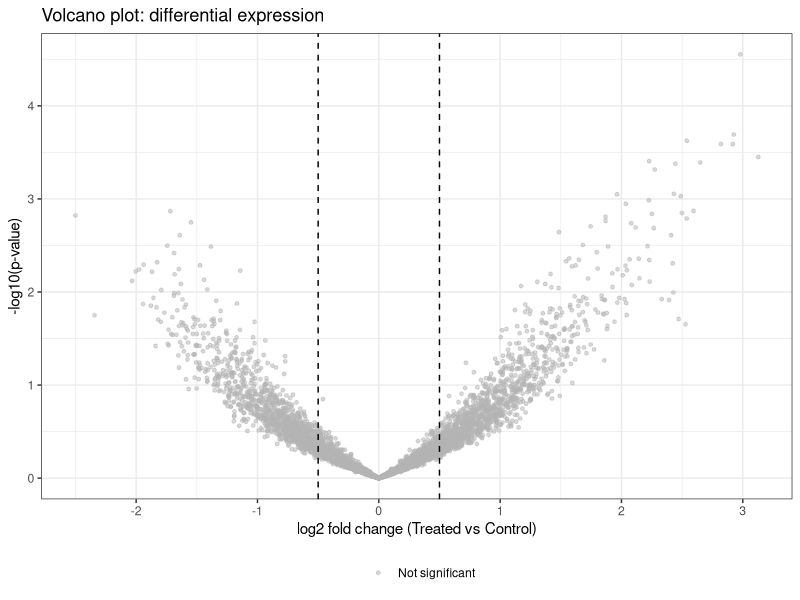
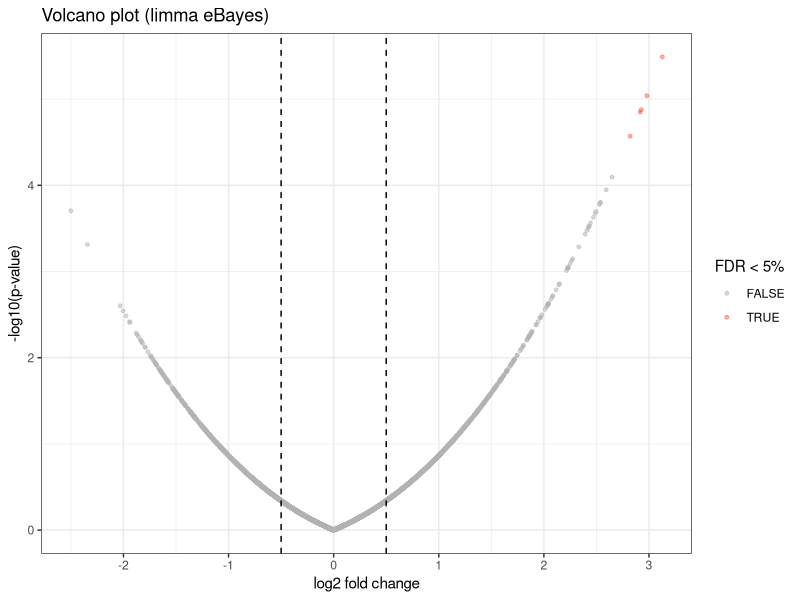

Recreate these plots in R, in order.
## ---- chunk 1
#| include: false
#| eval: true
library(tidyverse)
library(broom)
## ---- chunk 2
set.seed(2024)
n_genes   <- 5000
n_samples <- 20          # 10 treated, 10 control

# Simulate log2 expression (microarray-style for simplicity)
group <- factor(rep(c("Control", "Treated"), each = 10))

# ~200 genes truly DE with effect size 1 log2 unit
true_de     <- sample(n_genes, 200)
effect_size <- rep(0, n_genes)
effect_size[true_de] <- rnorm(200, mean = 1, sd = 0.5)

# Expression matrix: genes x samples
expr <- matrix(
  rnorm(n_genes * n_samples, mean = 8, sd = 1.5),
  nrow = n_genes
)
# Add treatment effect for DE genes
expr[true_de, group == "Treated"] <- expr[true_de, group == "Treated"] + effect_size[true_de]
rownames(expr) <- paste0("Gene_", seq_len(n_genes))

cat("Expression matrix:", nrow(expr), "genes x", ncol(expr), "samples\n")
## ---- chunk 3
# 5000 independent t-tests
pvals_naive <- apply(expr, 1, function(x) {
  t.test(x[group == "Treated"], x[group == "Control"])$p.value
})

# How many significant at p < 0.05?
cat("Significant at p < 0.05 (uncorrected):", sum(pvals_naive < 0.05), "\n")
cat("Expected false positives:", round(0.05 * n_genes), "\n")
## ---- chunk 4
qvals <- p.adjust(pvals_naive, method = "BH")

# How many at FDR < 5%?
cat("Significant at FDR < 5%:", sum(qvals < 0.05), "\n")
cat("True positives in simulation:", length(true_de), "\n")
## ---- chunk 5
# Compute per-gene fold change and -log10(p)
fc <- apply(expr, 1, function(x) mean(x[group == "Treated"]) - mean(x[group == "Control"]))

de_results <- tibble(
  gene  = rownames(expr),
  fc    = fc,
  pval  = pvals_naive,
  qval  = qvals,
  sig   = qval < 0.05 & abs(fc) > 0.5
)

de_results |>
  ggplot(aes(x = fc, y = -log10(pval), color = sig)) +
  geom_point(alpha = 0.5, size = 1) +
  scale_color_manual(values = c("grey70", "tomato"),
                     labels = c("Not significant", "FDR < 5% & |FC| > 0.5")) +
  geom_vline(xintercept = c(-0.5, 0.5), linetype = "dashed") +
  geom_hline(yintercept = -log10(max(pvals_naive[qvals < 0.05])),
             linetype = "dashed", color = "steelblue") +
  labs(title = "Volcano plot: differential expression",
       x = "log2 fold change (Treated vs Control)",
       y = "-log10(p-value)", color = "") +
  theme_bw() +
  theme(legend.position = "bottom")
## ---- chunk 6
library(limma)

# Design matrix
design <- model.matrix(~ group)

# Fit linear model per gene
fit  <- lmFit(expr, design)
fit2 <- eBayes(fit)     # empirical Bayes moderation

# Extract top DE genes
top_genes <- topTable(fit2, coef = "groupTreated", n = Inf, sort.by = "P") |>
  tibble::rownames_to_column("gene") |>
  as_tibble()

head(top_genes, 10)
## ---- chunk 7
top_genes |>
  mutate(sig = adj.P.Val < 0.05 & abs(logFC) > 0.5) |>
  ggplot(aes(x = logFC, y = -log10(P.Value), color = sig)) +
  geom_point(alpha = 0.5, size = 1) +
  scale_color_manual(values = c("grey70", "tomato")) +
  geom_vline(xintercept = c(-0.5, 0.5), linetype = "dashed") +
  labs(title = "Volcano plot (limma eBayes)",
       x = "log2 fold change", y = "-log10(p-value)", color = "FDR < 5%") +
  theme_bw()
## ---- chunk 8
set.seed(2024)
m  <- 10000
n  <- 10     # samples per group
m_de <- 500  # true positives

# Simulate
ctrl <- matrix(rnorm(m * n, 0, 1), m, n)
trt  <- matrix(rnorm(m * n, 0, 1), m, n)
trt[1:m_de, ] <- trt[1:m_de, ] + 1    # true DE

pv <- sapply(seq_len(m), function(i) t.test(trt[i,], ctrl[i,])$p.value)
qv <- p.adjust(pv, "BH")

cat("Sig at p < 0.05 (uncorrected):", sum(pv < 0.05), "\n")
cat("Sig at FDR < 5%:", sum(qv < 0.05), "\n")
cat("True positives recovered:", sum(qv[1:m_de] < 0.05), "/", m_de, "\n")
cat("False positives:", sum(qv[(m_de+1):m] < 0.05), "\n")
## ---- chunk 9
design2 <- model.matrix(~ group)
fit_ex  <- lmFit(expr, design2)
fit_ex2 <- eBayes(fit_ex)
tbl_ex  <- topTable(fit_ex2, coef = 2, n = Inf, sort.by = "P") |>
  tibble::rownames_to_column("gene") |>
  as_tibble()

cat("Limma FDR < 5%:", sum(tbl_ex$adj.P.Val < 0.05), "\n")
cat("Naive FDR < 5%:", sum(qvals < 0.05), "\n")
